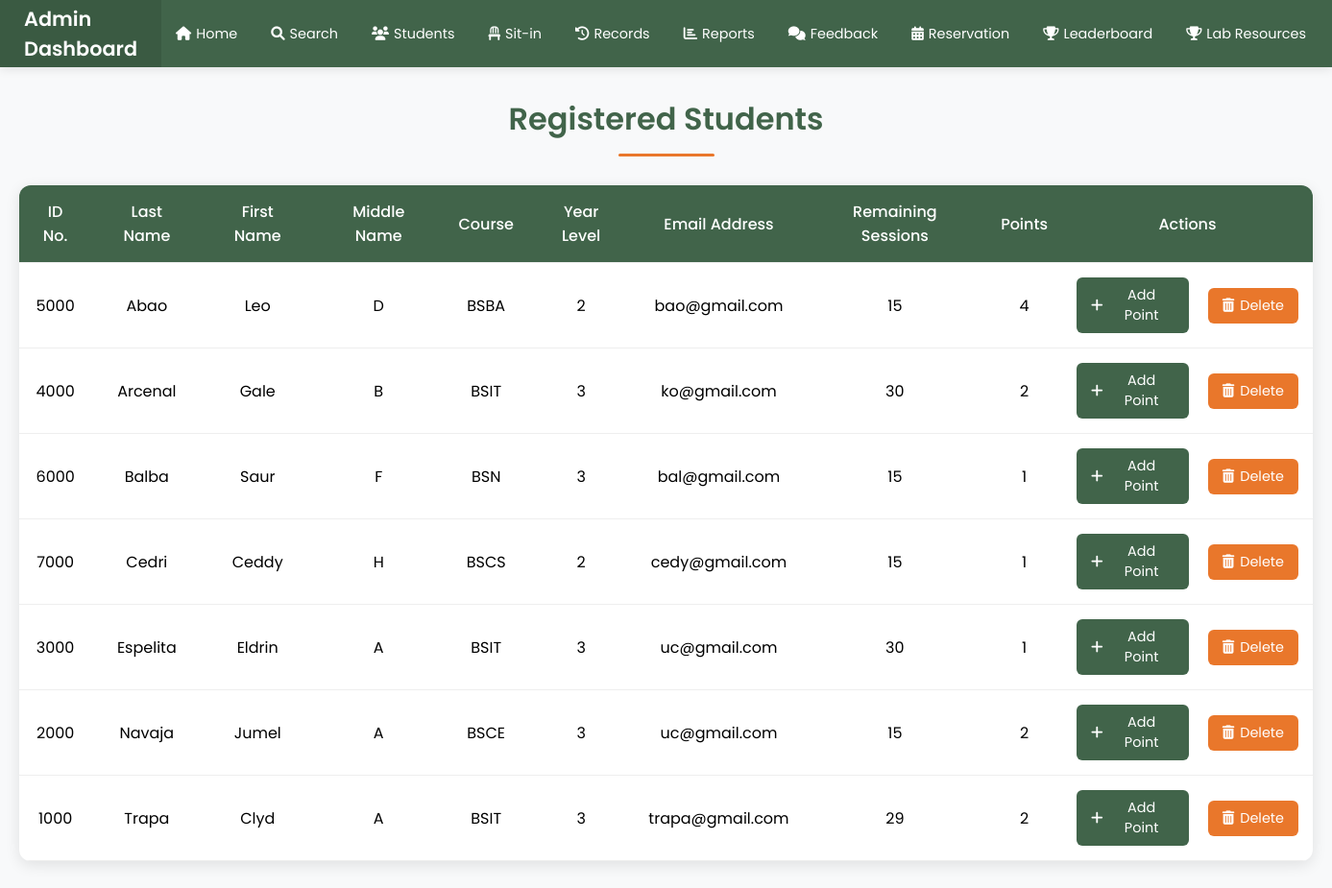
The page /students (signed in) on the database as committed earlier.
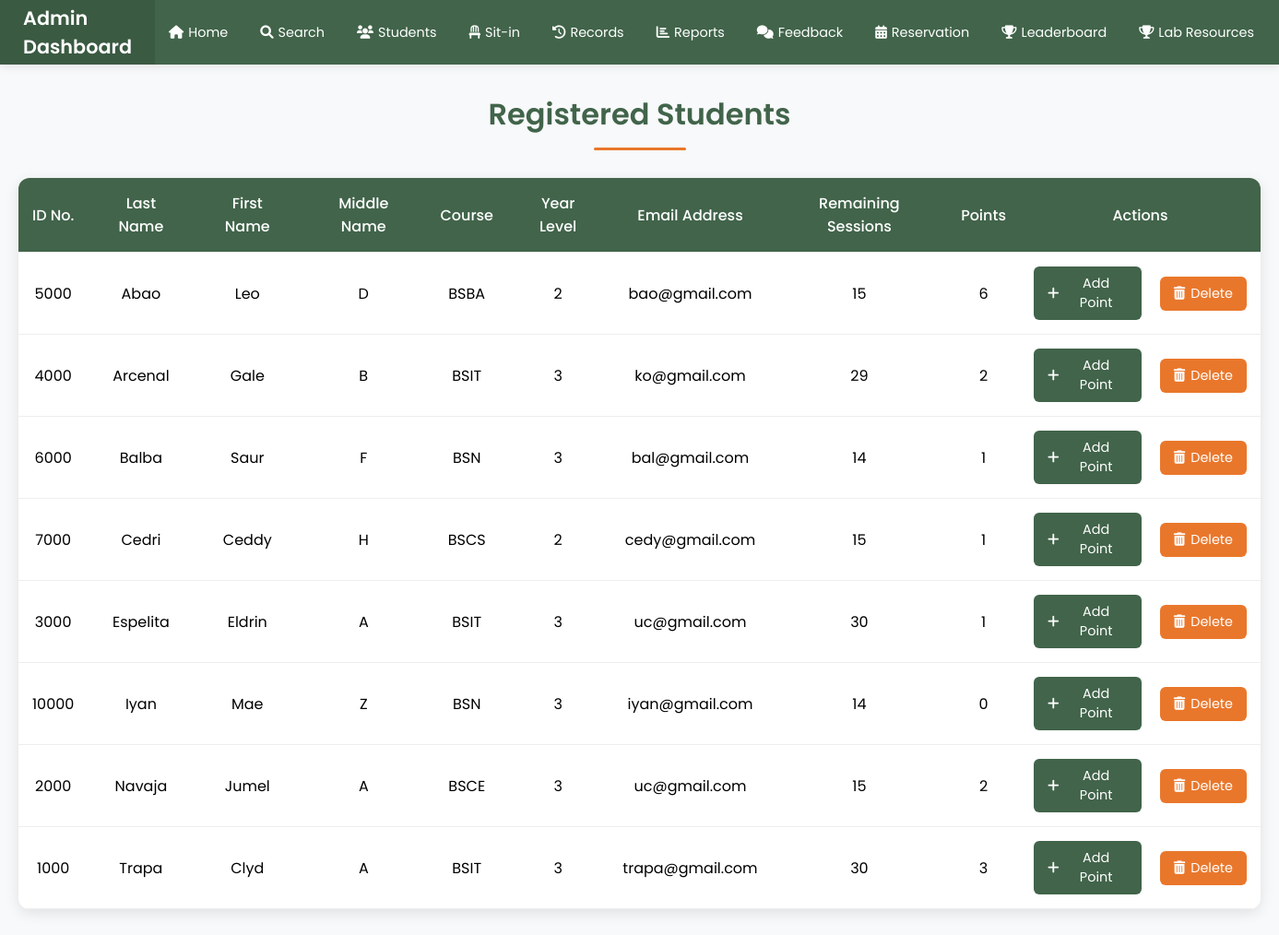
The same page on the database as committed later.
### tables this page shows
CREATE TABLE users (
            id INTEGER PRIMARY KEY AUTOINCREMENT,
            idno TEXT UNIQUE NOT NULL,
            firstname TEXT NOT NULL,
            lastname TEXT NOT NULL,
            middlename TEXT,
            course TEXT,
            year_level TEXT,
            email_address TEXT,
            password TEXT NOT NULL,
            role TEXT DEFAULT 'student',
            remaining_sessions INTEGER DEFAULT 0,
            profile_pic TEXT
        , points INTEGER DEFAULT 0);

### app.py (the view)
@app.route('/students')
def students():
    if 'admin_username' not in session:
        flash("Admin access required!", "danger")
        return redirect(url_for('admin_login'))
    conn = sqlite3.connect('users.db')
    cursor = conn.cursor()
    cursor.execute("""
        SELECT idno, lastname, firstname, middlename, course, year_level,
               email_address, remaining_sessions, role, points
        FROM users
        WHERE role = 'student'
        ORDER BY lastname, firstname
    """)
    students = cursor.fetchall()
    conn.close()
    return render_template('students.html', students=students)

### templates/students.html (shortened to what this page needs)
<!DOCTYPE html>
<html lang="en">
<head>
    <link rel="stylesheet" href="https://cdnjs.cloudflare.com/ajax/libs/font-awesome/6.0.0/css/all.min.css">
</head>
<body>
    <div class="navbar">
        <div class="logo">Admin Dashboard</div>
        <ul class="nav-links">
            <li><a href="{{ url_for('admin_dashboard') }}"><i class="fas fa-home"></i> Home</a></li>
            <li><a href="{{ url_for('search') }}"><i class="fas fa-search"></i> Search</a></li>
            <li><a href="{{ url_for('students') }}"><i class="fas fa-users"></i> Students</a></li>
            <li><a href="{{ url_for('current_sit_in') }}"><i class="fas fa-chair"></i> Sit-in</a></li>
            <li><a href="{{ url_for('sit_in_records') }}"><i class="fas fa-history"></i> Records</a></li>
            <li><a href="{{ url_for('sit_in_report') }}"><i class="fas fa-chart-bar"></i> Reports</a></li>
            <li><a href="{{ url_for('feedback_report') }}"><i class="fas fa-comments"></i> Feedback</a></li>
            <li><a href="{{ url_for('reservation') }}"><i class="fas fa-calendar-alt"></i> Reservation</a></li>
            <li><a href="{{ url_for('leaderboard') }}"><i class="fas fa-trophy"></i> Leaderboard</a></li>
            <li><a href="{{ url_for('admin_resources') }}"><i class="fas fa-trophy"></i>Lab Resources</a></li>
        </ul>
        <div class="logout-container">
        </div>
    </div>
    <div class="container">
        <h1 class="page-title">Registered Students</h1>
        <div class="table-container">
            <table>
                <thead>
                    <tr>
                        <th>ID No.</th>
                        <th>Last Name</th>
                        <th>First Name</th>
                        <th>Middle Name</th>
                        <th>Course</th>
                        <th>Year Level</th>
                        <th>Email Address</th>
                        <th>Remaining Sessions</th>
                        <th>Points</th>
                        <th>Actions</th>
                    </tr>
                </thead>
                <tbody>
                    {% for student in students %}
                    <tr>
                        <td>{{ student[0] }}</td>
                        <td>{{ student[1] }}</td>
                        <td>{{ student[2] }}</td>
                        <td>{{ student[3] }}</td>
                        <td>{{ student[4] }}</td>
                        <td>{{ student[5] }}</td>
                        <td>{{ student[6] }}</td>
                        <td>{{ student[7] }}</td>
                        <td>{{ student[9] if student[9] is not none else 0 }}</td>
                        <td>
                            <div class="button-container">
                                <button class="add-points-btn" onclick="addPoints('{{ student[0] }}')">
                                    <i class="fas fa-plus"></i>
                                    Add Point
                                </button>
                                <form method="POST" action="{{ url_for('delete_student', student_id=student[0]) }}" onsubmit="return confirm('Are you sure you want to delete this student?');">
                                    <button type="submit" class="delete-btn">
                                        <i class="fas fa-trash-alt"></i>
                                        Delete
                                    </button>
                                </form>
                            </div>
                        </td>
                    </tr>
                    {% endfor %}
                </tbody>
            </table>
        </div>
    </div>
</body>
</html>

### templates/students.html (style rules this page uses)
* { margin: 0; padding: 0; box-sizing: border-box; font-family: 'Poppins', sans-serif; }
body { background: #f8f9fa; min-height: 100vh; }
.navbar { background: #41644A; padding: 0; display: flex; justify-content: space-between; align-items: center; box-shadow: 0 2px 10px rgba(0, 0, 0, 0.1); height: 70px; position: sticky; top: 0; z-index: 1000; }
.logo { font-size: 1.3em; font-weight: 600; color: white; padding: 0 25px; display: flex; align-items: center; height: 100%; background: rgba(0, 0, 0, 0.1); }
.nav-links { display: flex; align-items: center; list-style: none; margin: 0; height: 100%; padding: 0; flex-grow: 1; justify-content: center; gap: 5px; }
.nav-links li { height: 100%; }
.nav-links a { color: white; text-decoration: none; padding: 0 15px; font-size: 0.9em; height: 100%; display: flex; align-items: center; transition: all 0.3s ease; white-space: nowrap; position: relative; gap: 5px; }
.nav-links a::after { content: ''; position: absolute; bottom: 0; left: 50%; transform: translateX(-50%); width: 0; height: 3px; background: #E9772B; transition: width 0.3s ease; }
.logout-container { padding: 0 15px; height: 100%; display: flex; align-items: center; }
.container { max-width: 1400px; margin: 30px auto; padding: 0 20px; }
.page-title { color: #41644A; font-size: 2em; font-weight: 600; margin-bottom: 30px; text-align: center; position: relative; padding-bottom: 15px; }
.page-title::after { content: ''; position: absolute; bottom: 0; left: 50%; transform: translateX(-50%); width: 100px; height: 3px; background: #E9772B; border-radius: 3px; }
.table-container { background: white; border-radius: 12px; box-shadow: 0 4px 15px rgba(0, 0, 0, 0.1); overflow: hidden; margin-top: 20px; }
table { width: 100%; border-collapse: collapse; text-align: center; }
th, td { padding: 15px; text-align: center !important; border-bottom: 1px solid #eee; vertical-align: middle; }
th { background: #41644A; color: white; font-weight: 500; }
.delete-btn { background: #E9772B; color: white; padding: 8px 15px; border: none; border-radius: 6px; cursor: pointer; transition: all 0.3s ease; display: inline-flex; align-items: center; gap: 6px; font-size: 0.9em; }
.add-points-btn { background: #41644A; color: white; padding: 8px 15px; border: none; border-radius: 6px; cursor: pointer; transition: all 0.3s ease; display: inline-flex; align-items: center; gap: 6px; font-size: 0.9em; margin-right: 10px; }
td form { display: inline-block; }
.button-container { display: flex; justify-content: center; gap: 10px; align-items: center; }
thead tr th { text-align: center !important; }

Rows that differ between the two databases and show on the page:
changed users "Abao": points "4" → "6"
changed users "Arcenal": remaining_sessions "30" → "29"
changed users "Balba": remaining_sessions "15" → "14"
added users: idno "10000", lastname "Iyan", firstname "Mae", middlename "Z", course "BSN", year_level "3", email_address "iyan@gmail.com", remaining_sessions "14", points "0"
changed users "Trapa": remaining_sessions "29" → "30"; points "2" → "3"
